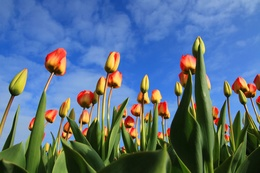
%> input picture Screen_Cast_Codes/Palm_Chapter5/demo-image2.jpg, 260 x 173 px, shrunk from 1024 x 682 before the run
$ octave eigenimage.m   (GNU Octave 9; MATLAB toolbox functions it lacks are replaced by stand-ins)
%> lines starting %> are read from the running program, lines starting %| are printed output that depends on the picture
clear
clc
close all
%%%Read in Image file

A = imread('demo-image2.jpg');
%> A is the input picture: size 173x260x3 uint8; mean R, G, B 89.4, 112.7, 134.8

%%%Show image

imshow(A)

%%%Flatten to grayscale
%G = flattenimage(A);

%%%Use built-in MATLAB function
G = rgb2gray(A);
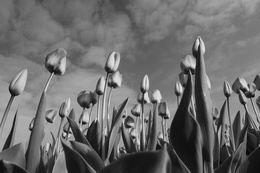
%> G: size 173x260 uint8; min 6, max 233, mean 108.2

%%%Show flattened image

figure()
imshow(G)

%%%Convert image to double

Gdbl = double(G);

%%%Deconstruct Matrix using svd

[U,S,V] = svd(Gdbl);

%%%It is a property of linear algebra that

Gsvd = U*S*V';

%%%Convert to uint8

Gsvd8 = uint8(Gsvd);

%%%Make sure math works

figure()
imshow(Gsvd8)

%%%It is another interesting property that S = sqrt(eigenvalues)
%%%If you take a look at S you will see that it is a diagonal matrix
%%%where S(1,1) is the biggest value. Thus we can reconstruct S
%%%by setting all other eigenvalues to zero

[r,c] = size(S);
%> r = 173; c = 260
Szero = zeros(r,c);

%%%In this loop we will reconstruct the Gray scale image
%%%But add an eigenvalue each time we do it.
figure()
pause
for ii = 1:r
    ii
    Szero(ii,ii) = S(ii,ii);
    Gsvdii = U*Szero*V';
    Gsvdii8 = uint8(Gsvdii);
    imshow(Gsvdii8)
    pause(0.5) %%%We will pause here. If you keep hitting
    %enter you should see the image slowly develop into
    %our original image. r = 682 for this image to you
    %have to hit enter 682 times. Thus if you want to end early
    %just hit CTRL-C.
end
%> this loop made 173 passes
%> pass 1, `imshow(Gsvdii8)`:
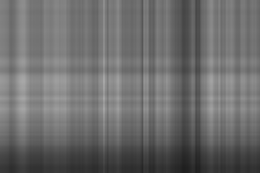
%> displayed picture: size 173x260, on the screen's scale of 0 to 255; min 31, max 167, mean 108.3
%> pass 2, `imshow(Gsvdii8)`:
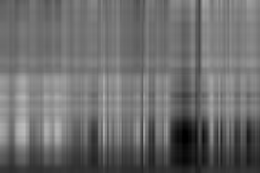
%> displayed picture: size 173x260, on the screen's scale of 0 to 255; min 0, max 189, mean 108.2
%> after the loop:
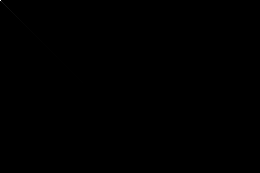
%> Szero: size 173x260 double; min 0, max 23644.6, mean 1.6; drawn with min black and max white
